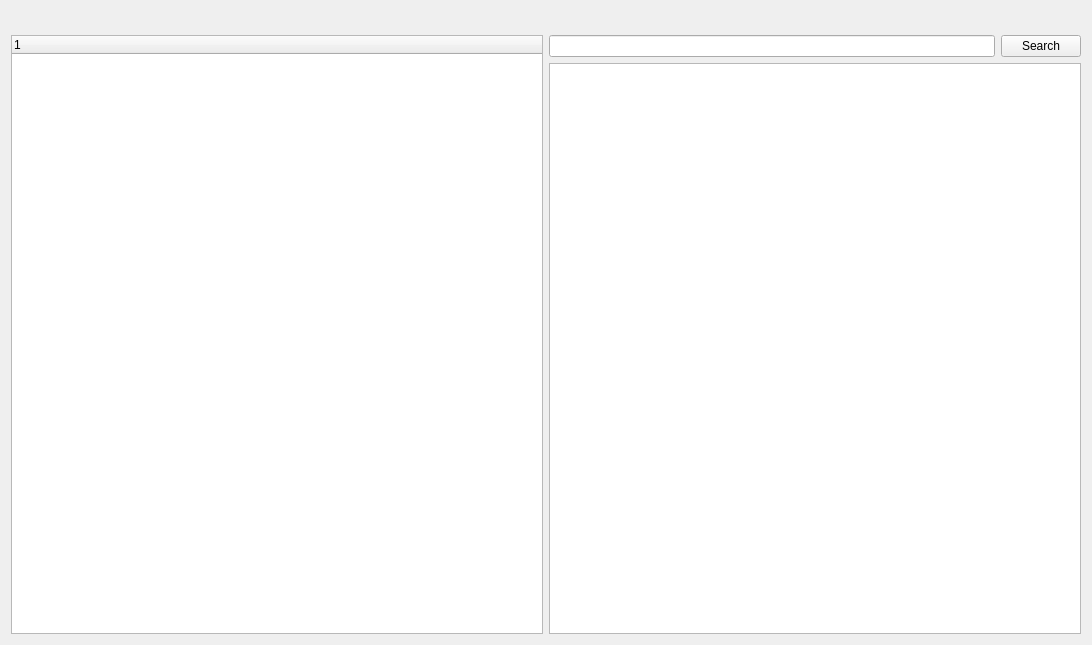
<?xml version="1.0" encoding="UTF-8"?>
<ui version="4.0">
 <class>product_page_widget</class>
 <widget class="QWidget" name="product_page_widget">
  <property name="geometry">
   <rect>
    <x>0</x>
    <y>0</y>
    <width>1092</width>
    <height>645</height>
   </rect>
  </property>
  <property name="windowTitle">
   <string>Form</string>
  </property>
  <layout class="QVBoxLayout" name="verticalLayout">
   <item>
    <widget class="QWidget" name="product_header_widget" native="true">
     <layout class="QGridLayout" name="product_header_layout"/>
    </widget>
   </item>
   <item>
    <layout class="QHBoxLayout" name="product_hero_layout">
     <item>
      <layout class="QVBoxLayout" name="tree_view_layout">
       <item>
        <widget class="QTreeWidget" name="product_tree_widget">
         <column>
          <property name="text">
           <string notr="true">1</string>
          </property>
         </column>
        </widget>
       </item>
      </layout>
     </item>
     <item>
      <layout class="QVBoxLayout" name="table_view_layout">
       <item>
        <layout class="QHBoxLayout" name="product_search_layout">
         <item>
          <widget class="QLineEdit" name="product_search_line_edit"/>
         </item>
         <item>
          <widget class="QPushButton" name="product_search_btn">
           <property name="text">
            <string>Search</string>
           </property>
          </widget>
         </item>
        </layout>
       </item>
       <item>
        <widget class="QTableWidget" name="product_table_widget"/>
       </item>
      </layout>
     </item>
    </layout>
   </item>
  </layout>
 </widget>
 <resources/>
 <connections/>
</ui>
